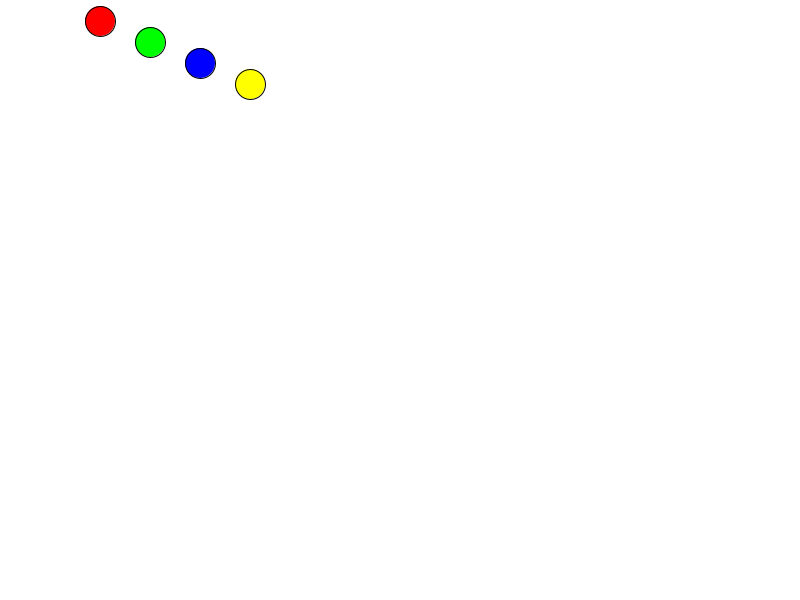
Frame 1 (no input)
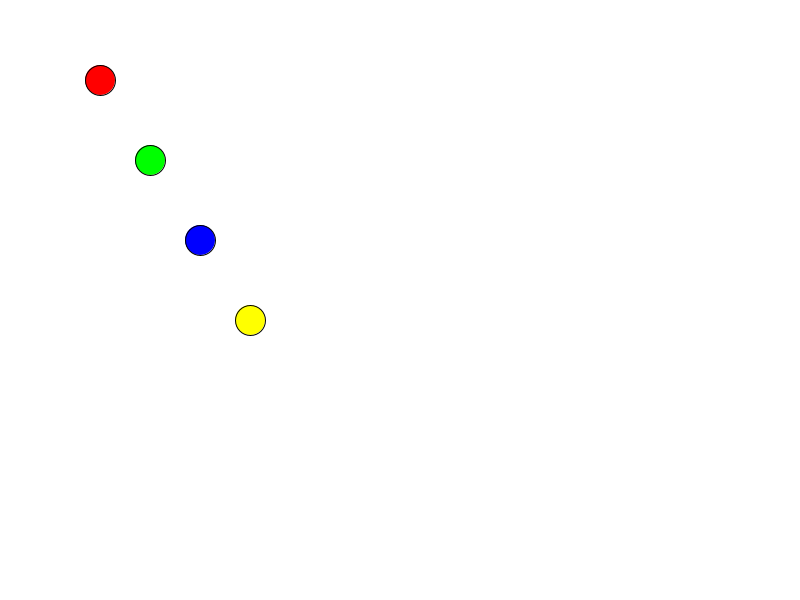
Frame 60 (the mouse pressed at the canvas centre just before this capture)
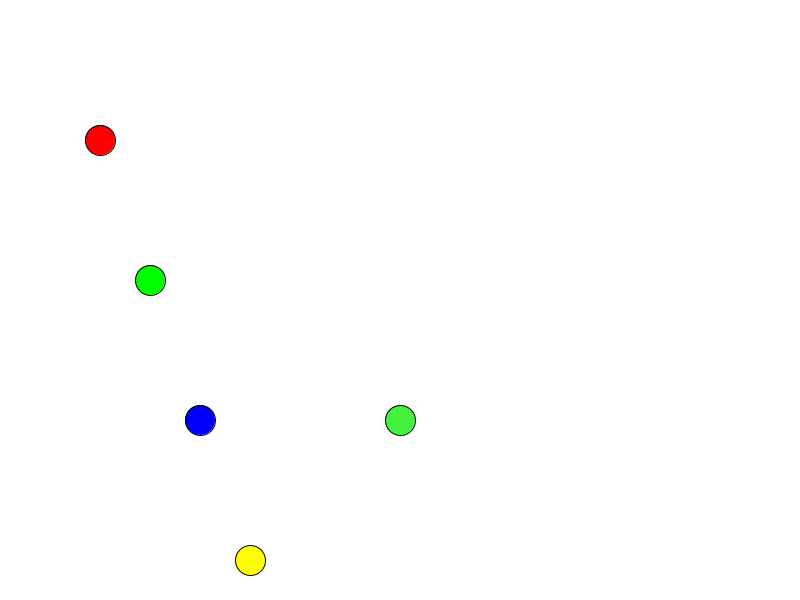
Frame 120 (the mouse held since frame 60 and released just before this capture)

The Processing sketch that drew these frames (run headless with seeded random() and noise(); from frame 60 on, the mouse is pressed at the canvas centre):

// Processing sketch: Example5
// ── Example5.pde
// Example5 - four balls, using a ball class
//
// Finally a reasonably well written program.
// Once you understand this one, you are ready to dive into BouncingBalls.
//

// Here I introduce a new class called an ArrayList
// This is part of Java and is one of the most used classes.
//
// The ArrayList is designed to hold on to a set of objects.
// Objects are added by calling "add"
// They can be removed by calling "remove".

// This ArrayList is declared to hold Ball objects
// This syntax is quite verbose, I don't like this part of Java but there it is.
// The actual variable we are declaring is "balls".
ArrayList<Ball> balls = new ArrayList<Ball>();


void setup() {
    size( 800, 600 );

    // Create our first ball
    Ball b1 = new Ball(100, 20, 1, color(255, 0, 0) );
    
    // The ArrayList we declared above is called "balls".
    // We call the "add" routine to add the new ball (b1) to the List.
    balls.add( b1 );

    // Same for the second Ball
    Ball b2 = new Ball(150, 40, 2, color(0, 255, 0) );
    balls.add( b2 );

    // We really don't need to assign the new ball to a variable.
    // We can just pass it straight into the "add" routine:
    balls.add( new Ball(200, 60, 3, color(0, 0, 255) ) );
    balls.add( new Ball(250, 80, 4, color(255, 255, 0) ) );
}

void draw() {
    background(255);

    // Here is were it gets interesting.
    
    // To retrieve a ball from the ArrayList we use "get"
    // The first ball we put in the list is number 0 then 1, 2, ....
    // Ball b = balls.get(0);
    // b.move();
    // b.draw();
    // 
    // b = balls.get(1);
    // b.move();
    // b.draw();
    //
    // But there is a better way.
    // A "for" loop will let us run code over and over.
    // We can use a for loop to run "move" and "draw" for each ball in the balls ArrayList

    // The "for" command below does the following:
    // Create a variable i and initialize it to zero
    // before running the code in the braces ({}) check the condition to make sure it is true.
    // calling balls.size() returns 4, the size of the ArrayList (we put 4 balls in the List)
    // The final part, i++, is shorthand for i=i+1, or add 1 to i
    // This loop will run 4 times, when i is 0, then i is 1, then i is 2...
    // When i reaches 4 then it stops because i won't be less than 4, the size of the List.
    
    for( int i=0; i<balls.size(); i++ ) {
        Ball b = balls.get(i);
        b.move();
        b.draw();
    }
    
    // This code is much better because if you add another ball 
    // you do not need to change the code in draw.
    // The ArrayList will have a size of 5 and the loop will run that extra time automatically.
}


// Time for some Processing magic
//
// If you define a routine called "mousePressed" then Processing will call it if a mouse
// button is pressed.  In addition, there are variables you can use to find out where the mouse
// is pointing, mouseX and mouseY.
// Go ahead and click the mouse to see what happens.

void mousePressed() {
    // random is a Processing routine that returns a random number from 0 to the number you say
    // the returned value is actually floating point number (with decimals)
    // For example, a return value might be: 2.2312367
    // the (int) says to round it to an int, the type of the speed variable.
    // The color routine takes floats as its arguments so no converting necessary.
    //
    // Note that random can return 0.01 which rounds to 0
    // You will see balls just sit in one place and not move.
    
    int speed = (int)random(4);
    int c = color( random(255), random(255), random(255) );
    
    balls.add( new Ball( mouseX, mouseY, speed, c ) );
}

// ── Ball.pde
// The Ball will get much more useful now.
// Not only will we have the declaration of the variables that a ball has
// we will also create some routines (often calls "methods")
// 
// when we write the code:   line( 1, 10, 20, 30) 
// We are actually calling a routine, called line, that will draw the line for us.
// We pass in arguments to that routine to affect how the line is to be drawn.
//
// We will add routines to our Ball class to handle:
//   Initializing (constructing)
//   move
//   draw

class Ball {
    public int x;
    public int y;
    public int speed;
    public int c;  // can't use the work color because that is a command.

    // This is a special routine called a constructor
    // It gets called when we "new" an object.
    // We pass in arguments that are used to initialize the variables of this new ball.
    
    Ball( int x, int y, int speed, int c ) {
        this.x = x;
        this.y = y;
        this.speed = speed;
        this.c = c;
    }

    // The logic that we had to adjust the y variable is placed here.
    // Note that a specific ball (this one) only has a single x, y, speed, c
    // We don't need any arguments, the variables in the object have all we need.
    public void move() {
        // Move the ball
        y = y + speed;
    
        if ( y > 599 ) {
            y = 599;
            speed = -speed;
        }
        if ( y < 0 ) {
            y = 0;
            speed = -speed;
        }
    }

    // Draw the ball using the current values stored in the balls variables.
    public void draw() {
        fill( c );
        ellipse( x, y, 30, 30 );
    }
};
